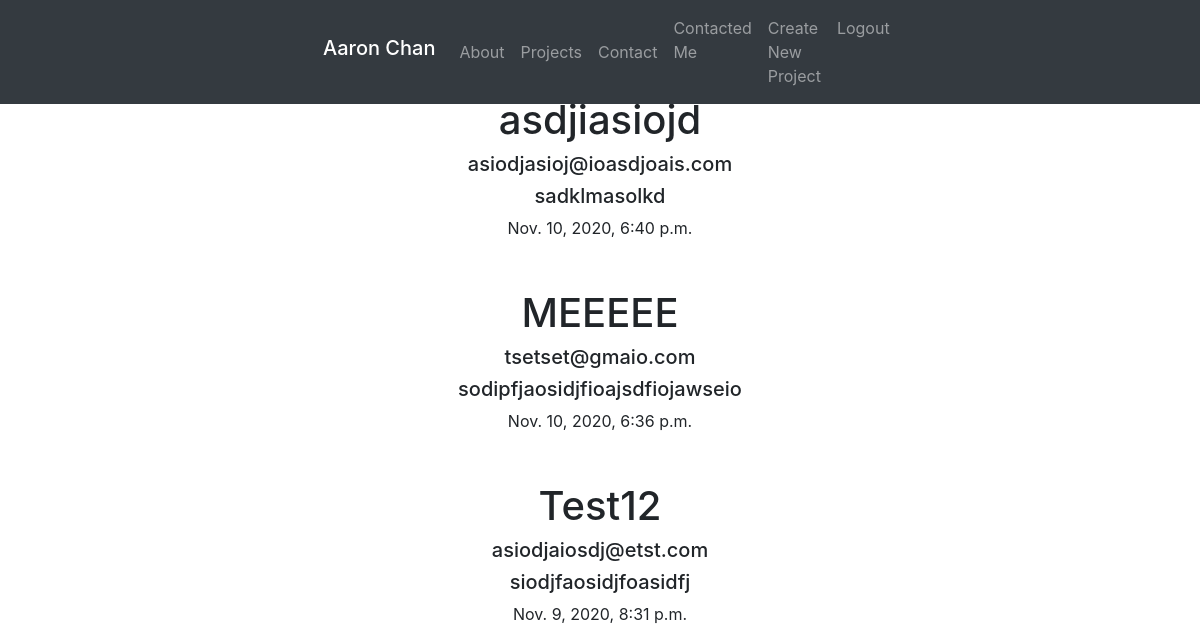
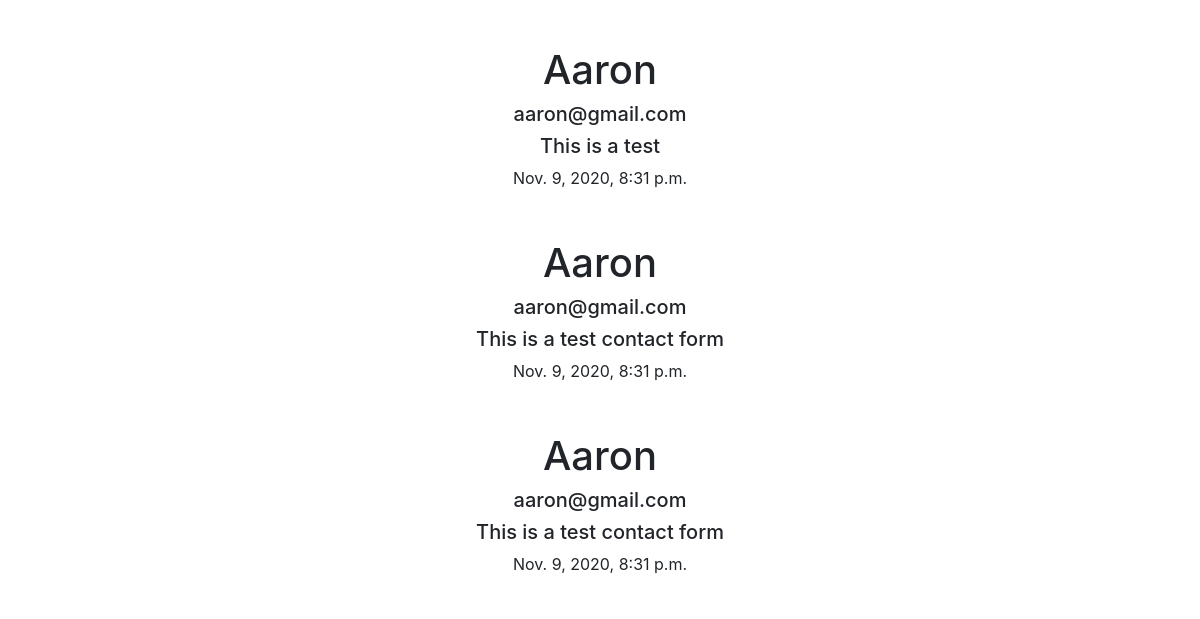
The page /contact/contact_list/ (signed in, upper part) on the database as committed earlier (2 pictures, top to bottom).
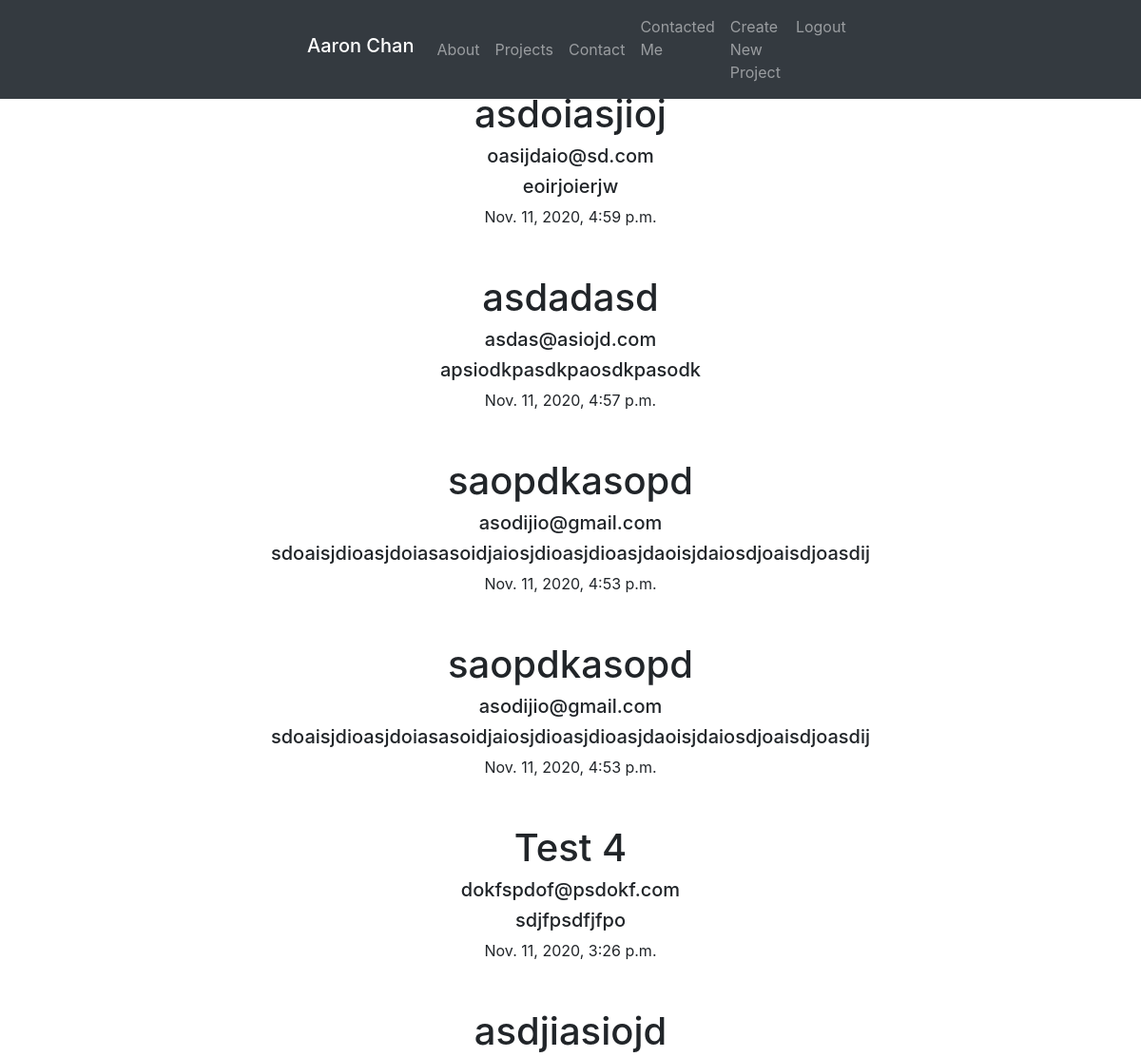
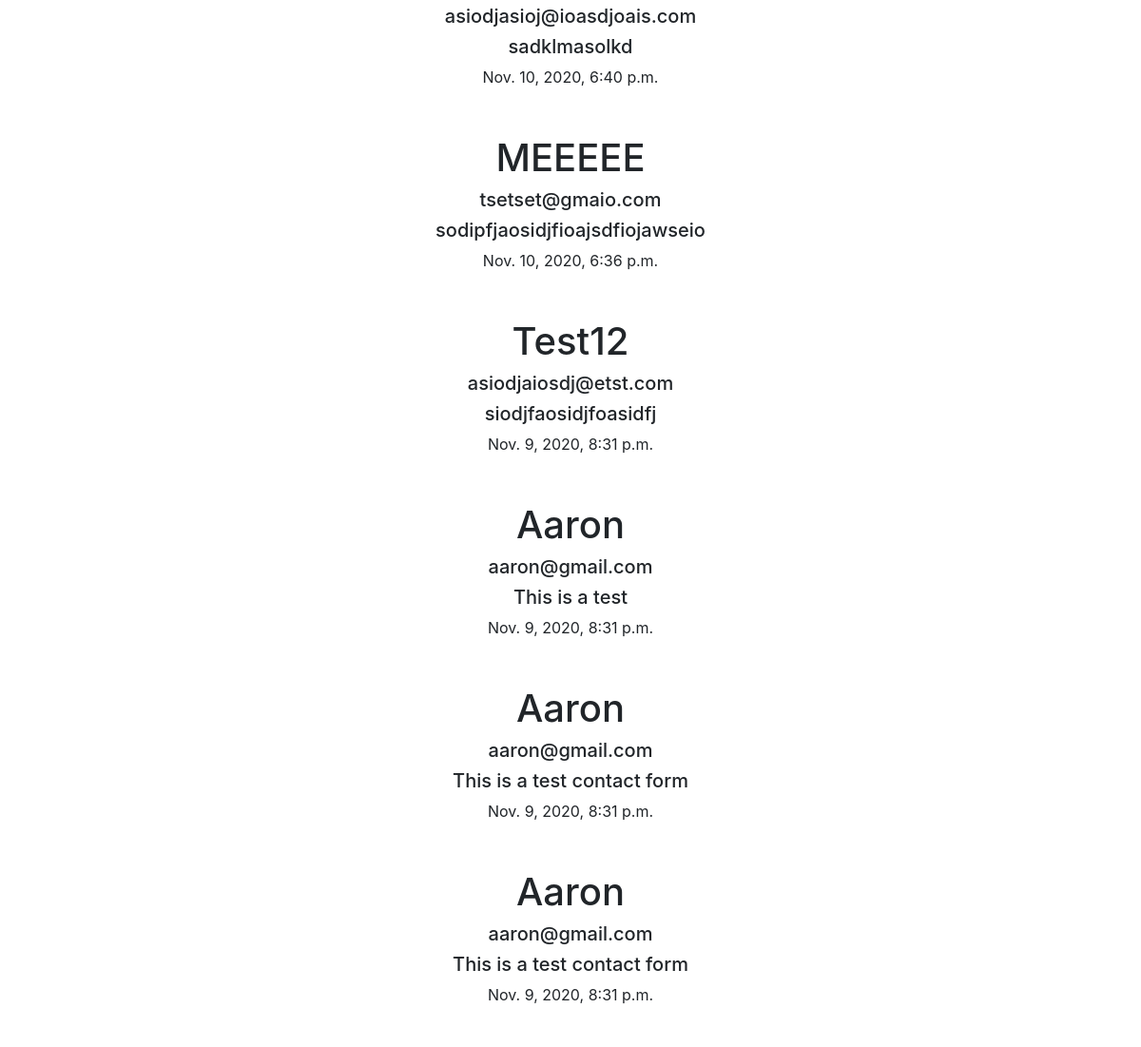
The same page on the database as committed later (2 pictures, top to bottom).
### Basic_app/models.py (models this page shows, shortened)
class Contact(models.Model):
    author = models.CharField(max_length=200)
    email = models.EmailField(max_length=200)
    text = models.TextField(max_length=1000)
    contact_date = models.DateTimeField(default=timezone.now)

### Basic_app/views.py (the view)
# urls.py: url(r'^contact/contact_list/$',views.ContactList.as_view(),name='contact_list'),
class ContactList(LoginRequiredMixin,ListView):
    login_url = '/login/'
    template_name = 'contact_list.html'
    redirect_field_name = 'contact/'
    model = Contact
    def get_queryset(self):
        return Contact.objects.all().order_by('-contact_date')

### Basic_app/templates/Basic_app/contact_list.html (shortened to what this page needs)
{% extends "Basic_app/base.html" %}
{% block content%}
{% for contact in contact_list %}
<h1>{{ contact.author }}</h1>
<h5>{{ contact.email }}</h2>
<h5>{{ contact.text }}</h2>
<p>{{ contact.contact_date }}</p>
{% endfor %}
{% endblock %}

Rows that differ between the two databases and show on the page:
added Contact: author "asdoiasjioj", email "oasijdaio@sd.com", text "eoirjoierjw", contact_date "Nov. 11, 2020, 4:59 p.m."
added Contact: author "asdadasd", email "asdas@asiojd.com", text "apsiodkpasdkpaosdkpasodk", contact_date "Nov. 11, 2020, 4:57 p.m."
added Contact: author "saopdkasopd", email "asodijio@gmail.com", text "sdoaisjdioasjdoiasasoidjaiosjdioasjdioasjdaoisjdaiosdjoaisdjoasdij", contact_date "Nov. 11, 2020, 4:53 p.m."
added Contact: author "saopdkasopd", email "asodijio@gmail.com", text "sdoaisjdioasjdoiasasoidjaiosjdioasjdioasjdaoisjdaiosdjoaisdjoasdij", contact_date "Nov. 11, 2020, 4:53 p.m."
added Contact: author "Test 4", email "dokfspdof@psdokf.com", text "sdjfpsdfjfpo", contact_date "Nov. 11, 2020, 3:26 p.m."
